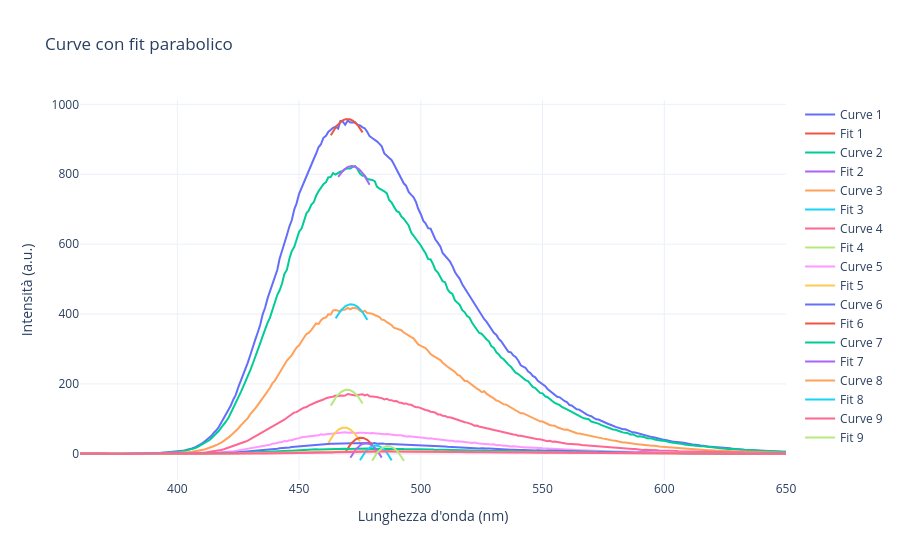

Here is the notebook cell this chart was saved with:
### Code cell
from tabulate import tabulate

# Definizione della funzione parabolica senza il parametro a
def parabola(x, b, c):
    return -x**2 + b * x + c

# Funzione per fare il fit parabolico ai 10 punti intorno al massimo
def fit_parabolic_around_max(x_data, y_data, num_points= 15):
    max_index = np.argmax(y_data)
    start_index = max(0, max_index - num_points // 2)
    end_index = min(len(x_data), max_index + num_points // 2)
    x_subset = x_data[start_index:end_index]
    y_subset = y_data[start_index:end_index]
        
    # Fit parabolico
    weights = 1 / (0.0045 * np.abs(y_subset))  # Inverse of the percentage error (45%) for weighting based on intensity values
    params, pcov = curve_fit(parabola, x_subset, y_subset, p0=[1, y_data[max_index]], sigma=weights)
    return params, pcov, x_subset, y_subset

# Lista per salvare i risultati del fit
fit_results = []
IMAX_values = []
error_IMAX_values = []

# Crea una figura Plotly
fig = go.Figure()

# Ciclo su ogni curva nel dataset
for i, col in enumerate(df_corrected_table.columns):
    x_data = wavelengths[i].values  # Use the corresponding wavelength for each column
    y_data = df_corrected_table[col].values  # Get the intensity values for the column
    params, pcov, x_subset, y_subset = fit_parabolic_around_max(x_data, y_data)
    b_fit, c_fit = params
    errors = np.sqrt(np.diag(pcov))
    error_b, error_c= errors
    
    # Calcolo della y del vertice
    y_vertex = (b_fit*b_fit + 4*c_fit)/(4)  # Poiché il coefficiente di x^2 è -1
    # Calcolo dell'errore sulla y del vertice
    error_y_vertex = np.sqrt(
        (b_fit*error_b/2)**2 +
        (error_c)**2
    )
    IMAX_values.append(y_vertex)
    error_IMAX_values.append(error_y_vertex)

    fit_results.append({'Curve': i + 1,'b': b_fit, 'c': c_fit, 'y_vertex': y_vertex})
        
    # Calcola i valori della parabola
    x_fit = np.linspace(min(x_subset), max(x_subset), 100)
    y_fit = parabola(x_fit, b_fit, c_fit)
        
    # Aggiungi la curva originale al grafico
    fig.add_trace(go.Scatter(x=x_data, y=y_data, mode='lines', name=f'Curve {i + 1}'))
        
    # Aggiungi il fit parabolico al grafico
    fig.add_trace(go.Scatter(x=x_fit, y=y_fit, mode='lines', name=f'Fit {i + 1}'))

# Mostra il grafico
fig.update_layout(
    title='Curve con fit parabolico',
    xaxis_title='Lunghezza d\'onda (nm)',
    yaxis_title='Intensità (a.u.)',
    template='plotly_white'
)
fig.show()

# Crea un DataFrame Pandas con i risultati del fit, inclusi gli errori su IMAX
fit_results_df = pd.DataFrame(fit_results)
fit_results_df['IMAX_error'] = error_IMAX_values
display(fit_results_df)
# # Stampa gli errori sui parametri del fit
# for i, result in enumerate(fit_results):
#     print(f"Set {i + 1}:")
#     print(f"Errore su b: {error_b:.2e}")
#     print(f"Errore su c: {error_c:.2e}")
#     print(f"Errore su IMAX (y_vertex): {error_IMAX_values[i]:.2e}")
#     print("-" * 30)
# Crea una tabella in formato LaTeX con i valori di I_max e le concentrazioni

# Prepara i dati per la tabella
table_data = list(zip(concentration, IMAX_values))
headers = ["Concentrazione (µM)", "I_max"]

# Genera la tabella in formato LaTeX
latex_table = tabulate(table_data, headers=headers, tablefmt="latex")
print(latex_table)
